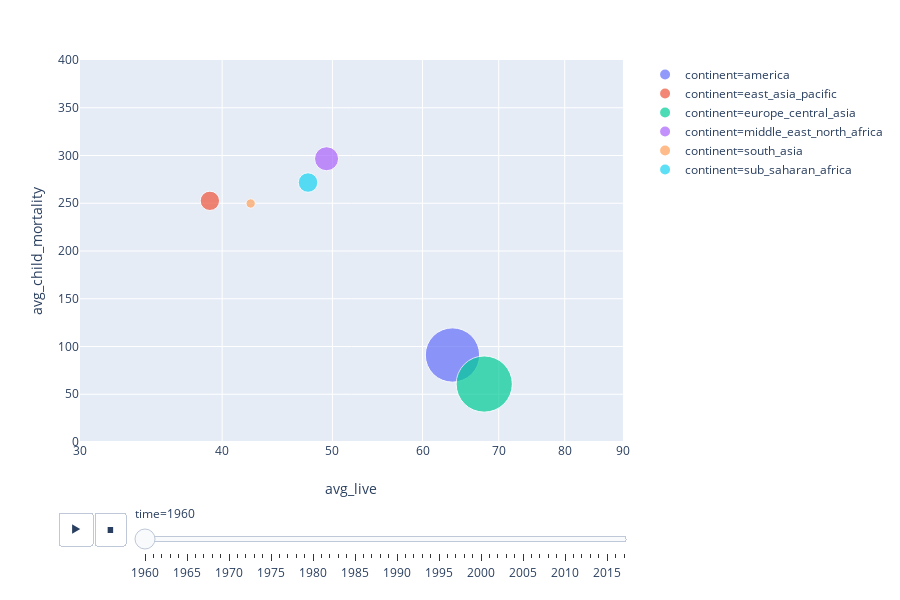

The cell this chart's notebook holds for it:
### Code cell
# reference https://plot.ly/python/bubble-charts/
px.scatter(dataset, x="avg_live", y="avg_child_mortality",animation_frame="time", size="avg_gdp", 
           animation_group="continent",color="continent",
           hover_name="continent", log_x=True, size_max=60,range_x=[30,90], range_y=[0,400])

### Figure 1 — Plotly figure (JSON) as saved in the notebook; plotly's stock layout.template omitted (floating-point values rounded to 4 significant figures)
{"data": [{"hoverlabel": {"namelength": 0}, "hovertemplate": "<b>%{hovertext}</b><br><br>continent=america<br>time=1960<br>avg_live=%{x}<br>avg_child_mortality=%{y}<br>avg_gdp=%{marker.size}", "hovertext": ["america"], "ids": ["america"], "legendgroup": "continent=america", "marker": {"color": "#636efa", "size": [10490.0], "sizemode": "area", "sizeref": 7.116, "symbol": "circle"}, "mode": "markers", "name": "continent=america", "showlegend": true, "type": "scatter", "x": [63.75], "xaxis": "x", "y": [91.07], "yaxis": "y"}, {"hoverlabel": {"namelength": 0}, "hovertemplate": "<b>%{hovertext}</b><br><br>continent=east_asia_pacific<br>time=1960<br>avg_live=%{x}<br>avg_child_mortality=%{y}<br>avg_gdp=%{marker.size}", "hovertext": ["east_asia_pacific"], "ids": ["east_asia_pacific"], "legendgroup": "continent=east_asia_pacific", "marker": {"color": "#EF553B", "size": [1334.0], "sizemode": "area", "sizeref": 7.116, "symbol": "circle"}, "mode": "markers", "name": "continent=east_asia_pacific", "showlegend": true, "type": "scatter", "x": [39.02], "xaxis": "x", "y": [252.5], "yaxis": "y"}, {"hoverlabel": {"namelength": 0}, "hovertemplate": "<b>%{hovertext}</b><br><br>continent=europe_central_asia<br>time=1960<br>avg_live=%{x}<br>avg_child_mortality=%{y}<br>avg_gdp=%{marker.size}", "hovertext": ["europe_central_asia"], "ids": ["europe_central_asia"], "legendgroup": "continent=europe_central_asia", "marker": {"color": "#00cc96", "size": [11240.0], "sizemode": "area", "sizeref": 7.116, "symbol": "circle"}, "mode": "markers", "name": "continent=europe_central_asia", "showlegend": true, "type": "scatter", "x": [67.98], "xaxis": "x", "y": [60.69], "yaxis": "y"}, {"hoverlabel": {"namelength": 0}, "hovertemplate": "<b>%{hovertext}</b><br><br>continent=middle_east_north_africa<br>time=1960<br>avg_live=%{x}<br>avg_child_mortality=%{y}<br>avg_gdp=%{marker.size}", "hovertext": ["middle_east_north_africa"], "ids": ["middle_east_north_africa"], "legendgroup": "continent=middle_east_north_africa", "marker": {"color": "#ab63fa", "size": [2061.0], "sizemode": "area", "sizeref": 7.116, "symbol": "circle"}, "mode": "markers", "name": "continent=middle_east_north_africa", "showlegend": true, "type": "scatter", "x": [49.41], "xaxis": "x", "y": [296.6], "yaxis": "y"}, {"hoverlabel": {"namelength": 0}, "hovertemplate": "<b>%{hovertext}</b><br><br>continent=south_asia<br>time=1960<br>avg_live=%{x}<br>avg_child_mortality=%{y}<br>avg_gdp=%{marker.size}", "hovertext": ["south_asia"], "ids": ["south_asia"], "legendgroup": "continent=south_asia", "marker": {"color": "#FFA15A", "size": [309.4], "sizemode": "area", "sizeref": 7.116, "symbol": "circle"}, "mode": "markers", "name": "continent=south_asia", "showlegend": true, "type": "scatter", "x": [42.37], "xaxis": "x", "y": [249.7], "yaxis": "y"}, {"hoverlabel": {"namelength": 0}, "hovertemplate": "<b>%{hovertext}</b><br><br>continent=sub_saharan_africa<br>time=1960<br>avg_live=%{x}<br>avg_child_mortality=%{y}<br>avg_gdp=%{marker.size}", "hovertext": ["sub_saharan_africa"], "ids": ["sub_saharan_africa"], "legendgroup": "continent=sub_saharan_africa", "marker": {"color": "#19d3f3", "size": [1358.0], "sizemode": "area", "sizeref": 7.116, "symbol": "circle"}, "mode": "markers", "name": "continent=sub_saharan_africa", "showlegend": true, "type": "scatter", "x": [47.59], "xaxis": "x", "y": [271.7], "yaxis": "y"}], "layout": {"height": 600, "legend": {"itemsizing": "constant", "tracegroupgap": 0}, "margin": {"t": 60}, "sliders": [{"active": 0, "currentvalue": {"prefix": "time="}, "len": 0.9, "pad": {"b": 10, "t": 60}, "steps": [{"args": [["1960"], {"frame": {"duration": 0, "redraw": false}, "fromcurrent": true, "mode": "immediate", "transition": {"duration": 0, "easing": "linear"}}], "label": "1960", "method": "animate"}, {"args": [["1961"], {"frame": {"duration": 0, "redraw": false}, "fromcurrent": true, "mode": "immediate", "transition": {"duration": 0, "easing": "linear"}}], "label": "1961", "method": "animate"}, {"args": [["1962"], {"frame": {"duration": 0, "redraw": false}, "fromcurrent": true, "mode": "immediate", "transition": {"duration": 0, "easing": "linear"}}], "label": "1962", "method": "animate"}, {"args": [["1963"], {"frame": {"duration": 0, "redraw": false}, "fromcurrent": true, "mode": "immediate", "transition": {"duration": 0, "easing": "linear"}}], "label": "1963", "method": "animate"}, {"args": [["1964"], {"frame": {"duration": 0, "redraw": false}, "fromcurrent": true, "mode": "immediate", "transition": {"duration": 0, "easing": "linear"}}], "label": "1964", "method": "animate"}, {"args": [["1965"], {"frame": {"duration": 0, "redraw": false}, "fromcurrent": true, "mode": "immediate", "transition": {"duration": 0, "easing": "linear"}}], "label": "1965", "method": "animate"}, {"args": [["1966"], {"frame": {"duration": 0, "redraw": false}, "fromcurrent": true, "mode": "immediate", "transition": {"duration": 0, "easing": "linear"}}], "label": "1966", "method": "animate"}, {"args": [["1967"], {"frame": {"duration": 0, "redraw": false}, "fromcurrent": true, "mode": "immediate", "transition": {"duration": 0, "easing": "linear"}}], "label": "1967", "method": "animate"}, {"args": [["1968"], {"frame": {"duration": 0, "redraw": false}, "fromcurrent": true, "mode": "immediate", "transition": {"duration": 0, "easing": "linear"}}], "label": "1968", "method": "animate"}, {"args": [["1969"], {"frame": {"duration": 0, "redraw": false}, "fromcurrent": true, "mode": "immediate", "transition": {"duration": 0, "easing": "linear"}}], "label": "1969", "method": "animate"}, {"args": [["1970"], {"frame": {"duration": 0, "redraw": false}, "fromcurrent": true, "mode": "immediate", "transition": {"duration": 0, "easing": "linear"}}], "label": "1970", "method": "animate"}, {"args": [["1971"], {"frame": {"duration": 0, "redraw": false}, "fromcurrent": true, "mode": "immediate", "transition": {"duration": 0, "easing": "linear"}}], "label": "1971", "method": "animate"}, {"args": [["1972"], {"frame": {"duration": 0, "redraw": false}, "fromcurrent": true, "mode": "immediate", "transition": {"duration": 0, "easing": "linear"}}], "label": "1972", "method": "animate"}, {"args": [["1973"], {"frame": {"duration": 0, "redraw": false}, "fromcurrent": true, "mode": "immediate", "transition": {"duration": 0, "easing": "linear"}}], "label": "1973", "method": "animate"}, {"args": [["1974"], {"frame": {"duration": 0, "redraw": false}, "fromcurrent": true, "mode": "immediate", "transition": {"duration": 0, "easing": "linear"}}], "label": "1974", "method": "animate"}, {"args": [["1975"], {"frame": {"duration": 0, "redraw": false}, "fromcurrent": true, "mode": "immediate", "transition": {"duration": 0, "easing": "linear"}}], "label": "1975", "method": "animate"}, {"args": [["1976"], {"frame": {"duration": 0, "redraw": false}, "fromcurrent": true, "mode": "immediate", "transition": {"duration": 0, "easing": "linear"}}], "label": "1976", "method": "animate"}, {"args": [["1977"], {"frame": {"duration": 0, "redraw": false}, "fromcurrent": true, "mode": "immediate", "transition": {"duration": 0, "easing": "linear"}}], "label": "1977", "method": "animate"}, {"args": [["1978"], {"frame": {"duration": 0, "redraw": false}, "fromcurrent": true, "mode": "immediate", "transition": {"duration": 0, "easing": "linear"}}], "label": "1978", "method": "animate"}, {"args": [["1979"], {"frame": {"duration": 0, "redraw": false}, "fromcurrent": true, "mode": "immediate", "transition": {"duration": 0, "easing": "linear"}}], "label": "1979", "method": "animate"}, {"args": [["1980"], {"frame": {"duration": 0, "redraw": false}, "fromcurrent": true, "mode": "immediate", "transition": {"duration": 0, "easing": "linear"}}], "label": "1980", "method": "animate"}, {"args": [["1981"], {"frame": {"duration": 0, "redraw": false}, "fromcurrent": true, "mode": "immediate", "transition": {"duration": 0, "easing": "linear"}}], "label": "1981", "method": "animate"}, {"args": [["1982"], {"frame": {"duration": 0, "redraw": false}, "fromcurrent": true, "mode": "immediate", "transition": {"duration": 0, "easing": "linear"}}], "label": "1982", "method": "animate"}, {"args": [["1983"], {"frame": {"duration": 0, "redraw": false}, "fromcurrent": true, "mode": "immediate", "transition": {"duration": 0, "easing": "linear"}}], "label": "1983", "method": "animate"}, {"args": [["1984"], {"frame": {"duration": 0, "redraw": false}, "fromcurrent": true, "mode": "immediate", "transition": {"duration": 0, "easing": "linear"}}], "label": "1984", "method": "animate"}, {"args": [["1985"], {"frame": {"duration": 0, "redraw": false}, "fromcurrent": true, "mode": "immediate", "transition": {"duration": 0, "easing": "linear"}}], "label": "1985", "method": "animate"}, {"args": [["1986"], {"frame": {"duration": 0, "redraw": false}, "fromcurrent": true, "mode": "immediate", "transition": {"duration": 0, "easing": "linear"}}], "label": "1986", "method": "animate"}, {"args": [["1987"], {"frame": {"duration": 0, "redraw": false}, "fromcurrent": true, "mode": "immediate", "transition": {"duration": 0, "easing": "linear"}}], "label": "1987", "method": "animate"}, {"args": [["1988"], {"frame": {"duration": 0, "redraw": false}, "fromcurrent": true, "mode": "immediate", "transition": {"duration": 0, "easing": "linear"}}], "label": "1988", "method": "animate"}, {"args": [["1989"], {"frame": {"duration": 0, "redraw": false}, "fromcurrent": true, "mode": "immediate", "transition": {"duration": 0, "easing": "linear"}}], "label": "1989", "method": "animate"}, {"args": [["1990"], {"frame": {"duration": 0, "redraw": false}, "fromcurrent": true, "mode": "immediate", "transition": {"duration": 0, "easing": "linear"}}], "label": "1990", "method": "animate"}, {"args": [["1991"], {"frame": {"duration": 0, "redraw": false}, "fromcurrent": true, "mode": "immediate", "transition": {"duration": 0, "easing": "linear"}}], "label": "1991", "method": "animate"}, {"args": [["1992"], {"frame": {"duration": 0, "redraw": false}, "fromcurrent": true, "mode": "immediate", "transition": {"duration": 0, "easing": "linear"}}], "label": "1992", "method": "animate"}, {"args": [["1993"], {"frame": {"duration": 0, "redraw": false}, "fromcurrent": true, "mode": "immediate", "transition": {"duration": 0, "easing": "linear"}}], "label": "1993", "method": "animate"}, {"args": [["1994"], {"frame": {"duration": 0, "redraw": false}, "fromcurrent": true, "mode": "immediate", "transition": {"duration": 0, "easing": "linear"}}], "label": "1994", "method": "animate"}, {"args": [["1995"], {"frame": {"duration": 0, "redraw": false}, "fromcurrent": true, "mode": "immediate", "transition": {"duration": 0, "easing": "linear"}}], "label": "1995", "method": "animate"}, {"args": [["1996"], {"frame": {"duration": 0, "redraw": false}, "fromcurrent": true, "mode": "immediate", "transition": {"duration": 0, "easing": "linear"}}], "label": "1996", "method": "animate"}, {"args": [["1997"], {"frame": {"duration": 0, "redraw": false}, "fromcurrent": true, "mode": "immediate", "transition": {"duration": 0, "easing": "linear"}}], "label": "1997", "method": "animate"}, {"args": [["1998"], {"frame": {"duration": 0, "redraw": false}, "fromcurrent": true, "mode": "immediate", "transition": {"duration": 0, "easing": "linear"}}], "label": "1998", "method": "animate"}, {"args": [["1999"], {"frame": {"duration": 0, "redraw": false}, "fromcurrent": true, "mode": "immediate", "transition": {"duration": 0, "easing": "linear"}}], "label": "1999", "method": "animate"}, {"args": [["2000"], {"frame": {"duration": 0, "redraw": false}, "fromcurrent": true, "mode": "immediate", "transition": {"duration": 0, "easing": "linear"}}], "label": "2000", "method": "animate"}, {"args": [["2001"], {"frame": {"duration": 0, "redraw": false}, "fromcurrent": true, "mode": "immediate", "transition": {"duration": 0, "easing": "linear"}}], "label": "2001", "method": "animate"}, {"args": [["2002"], {"frame": {"duration": 0, "redraw": false}, "fromcurrent": true, "mode": "immediate", "transition": {"duration": 0, "easing": "linear"}}], "label": "2002", "method": "animate"}, {"args": [["2003"], {"frame": {"duration": 0, "redraw": false}, "fromcurrent": true, "mode": "immediate", "transition": {"duration": 0, "easing": "linear"}}], "label": "2003", "method": "animate"}, {"args": [["2004"], {"frame": {"duration": 0, "redraw": false}, "fromcurrent": true, "mode": "immediate", "transition": {"duration": 0, "easing": "linear"}}], "label": "2004", "method": "animate"}, {"args": [["2005"], {"frame": {"duration": 0, "redraw": false}, "fromcurrent": true, "mode": "immediate", "transition": {"duration": 0, "easing": "linear"}}], "label": "2005", "method": "animate"}, {"args": [["2006"], {"frame": {"duration": 0, "redraw": false}, "fromcurrent": true, "mode": "immediate", "transition": {"duration": 0, "easing": "linear"}}], "label": "2006", "method": "animate"}, {"args": [["2007"], {"frame": {"duration": 0, "redraw": false}, "fromcurrent": true, "mode": "immediate", "transition": {"duration": 0, "easing": "linear"}}], "label": "2007", "method": "animate"}, {"args": [["2008"], {"frame": {"duration": 0, "redraw": false}, "fromcurrent": true, "mode": "immediate", "transition": {"duration": 0, "easing": "linear"}}], "label": "2008", "method": "animate"}, {"args": [["2009"], {"frame": {"duration": 0, "redraw": false}, "fromcurrent": true, "mode": "immediate", "transition": {"duration": 0, "easing": "linear"}}], "label": "2009", "method": "animate"}, {"args": [["2010"], {"frame": {"duration": 0, "redraw": false}, "fromcurrent": true, "mode": "immediate", "transition": {"duration": 0, "easing": "linear"}}], "label": "2010", "method": "animate"}, {"args": [["2011"], {"frame": {"duration": 0, "redraw": false}, "fromcurrent": true, "mode": "immediate", "transition": {"duration": 0, "easing": "linear"}}], "label": "2011", "method": "animate"}, {"args": [["2012"], {"frame": {"duration": 0, "redraw": false}, "fromcurrent": true, "mode": "immediate", "transition": {"duration": 0, "easing": "linear"}}], "label": "2012", "method": "animate"}, {"args": [["2013"], {"frame": {"duration": 0, "redraw": false}, "fromcurrent": true, "mode": "immediate", "transition": {"duration": 0, "easing": "linear"}}], "label": "2013", "method": "animate"}, {"args": [["2014"], {"frame": {"duration": 0, "redraw": false}, "fromcurrent": true, "mode": "immediate", "transition": {"duration": 0, "easing": "linear"}}], "label": "2014", "method": "animate"}, {"args": [["2015"], {"frame": {"duration": 0, "redraw": false}, "fromcurrent": true, "mode": "immediate", "transition": {"duration": 0, "easing": "linear"}}], "label": "2015", "method": "animate"}, {"args": [["2016"], {"frame": {"duration": 0, "redraw": false}, "fromcurrent": true, "mode": "immediate", "transition": {"duration": 0, "easing": "linear"}}], "label": "2016", "method": "animate"}, {"args": [["2017"], {"frame": {"duration": 0, "redraw": false}, "fromcurrent": true, "mode": "immediate", "transition": {"duration": 0, "easing": "linear"}}], "label": "2017", "method": "animate"}], "x": 0.1, "xanchor": "left", "y": 0, "yanchor": "top"}], "updatemenus": [{"buttons": [{"args": [null, {"frame": {"duration": 500, "redraw": false}, "fromcurrent": true, "mode": "immediate", "transition": {"duration": 500, "easing": "linear"}}], "label": "&#9654;", "method": "animate"}, {"args": [[null], {"frame": {"duration": 0, "redraw": false}, "fromcurrent": true, "mode": "immediate", "transition": {"duration": 0, "easing": "linear"}}], "label": "&#9724;", "method": "animate"}], "direction": "left", "pad": {"r": 10, "t": 70}, "showactive": false, "type": "buttons", "x": 0.1, "xanchor": "right", "y": 0, "yanchor": "top"}], "xaxis": {"anchor": "y", "domain": [0, 0.98], "range": [1.477, 1.954], "title": {"text": "avg_live"}, "type": "log"}, "yaxis": {"anchor": "x", "domain": [0, 1], "range": [0, 400], "title": {"text": "avg_child_mortality"}}}}
